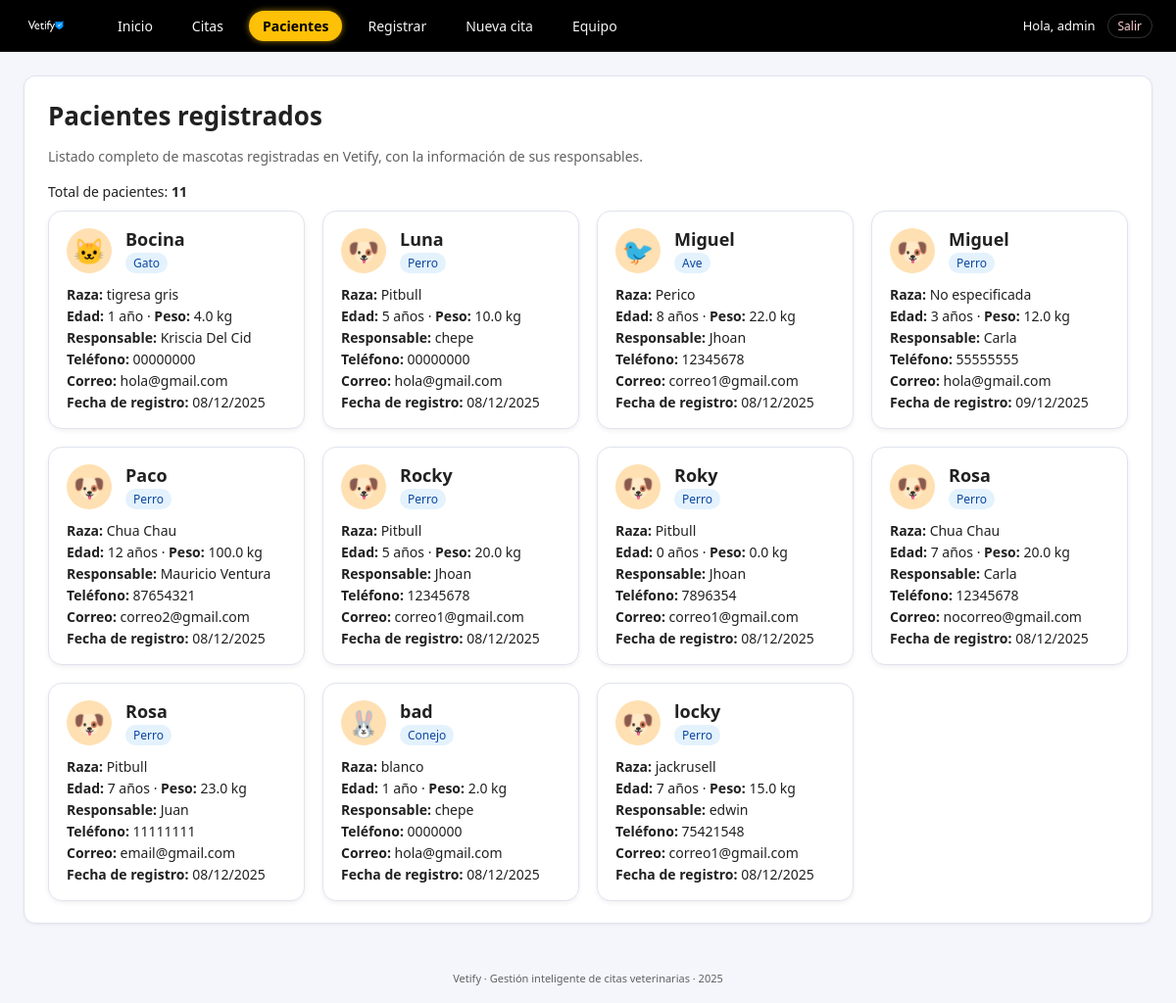
The page /pacientes (signed in) on the database its author committed.
### tables this page shows
CREATE TABLE mascotas (
        id INTEGER PRIMARY KEY AUTOINCREMENT,
        nombre TEXT NOT NULL,
        tipo TEXT NOT NULL,
        raza TEXT,
        edad INTEGER,
        peso REAL,
        dueno_id INTEGER NOT NULL, fecha_registro TEXT,
        FOREIGN KEY (dueno_id) REFERENCES duenos(id)
    );

CREATE TABLE duenos (
        id INTEGER PRIMARY KEY AUTOINCREMENT,
        nombre TEXT NOT NULL,
        telefono TEXT NOT NULL,
        correo TEXT NOT NULL
    );

### app.py (the view)
@app.route("/pacientes")
@login_required
def pacientes():
    pacientes = listar_pacientes_detalle()
    total = len(pacientes)
    return render_template("pacientes.html", pacientes=pacientes, total=total)

### app.py (called while the page is built)
def login_required(f):
    @wraps(f)
    def decorated_function(*args, **kwargs):
        if 'user_id' not in session:
            flash("Debes iniciar sesión para acceder.", "error")
            return redirect(url_for('login'))
        return f(*args, **kwargs)
    return decorated_function

### db.py (called while the page is built)
def get_connection():
    conn = sqlite3.connect(DB_NAME)
    conn.row_factory = sqlite3.Row
    return conn

### services.py (called while the page is built)
def listar_pacientes_detalle():
    conn = get_connection()
    cur = conn.cursor()
    cur.execute("""
        SELECT m.id,
               m.nombre,
               m.tipo,
               m.raza,
               m.edad,
               m.peso,
               m.fecha_registro,
               d.nombre   AS dueno,
               d.telefono AS dueno_telefono,
               d.correo   AS dueno_correo
        FROM mascotas m
        JOIN duenos d ON m.dueno_id = d.id
        ORDER BY m.nombre;
    """)
    filas = cur.fetchall()
    conn.close()
    return filas

### templates/pacientes.html (shortened to what this page needs)
{% extends "base.html" %}
{% block content %}
<div class="card pacientes-page">
    <h1>Pacientes registrados</h1>
    <p class="form-sub">
        Listado completo de mascotas registradas en Vetify, con la información de sus responsables.
    </p>
    {% if pacientes %}
    <div class="patients-header">
        <span class="calendar-total">
            Total de pacientes: <strong>{{ total }}</strong>
        </span>
    </div>
    <div class="patients-grid">
        {% for p in pacientes %}
        {% set tipo = p['tipo']|lower %}
        {% if 'perro' in tipo or 'canino' in tipo %}
            {% set avatar = '🐶' %}
        {% elif 'gato' in tipo or 'felino' in tipo %}
            {% set avatar = '🐱' %}
        {% elif 'ave' in tipo or 'pájaro' in tipo or 'pajaro' in tipo or 'perico' in tipo %}
            {% set avatar = '🐦' %}
        {% elif 'conejo' in tipo %}
            {% set avatar = '🐰' %}
        {% elif 'pez' in tipo %}
            {% set avatar = '🐠' %}
        {% elif 'reptil' in tipo or 'lagarto' in tipo %}
            {% set avatar = '🐍' %}
        {% elif 'hamster' in tipo or 'hámster' in tipo %}
            {% set avatar = '🐹' %}
        {% elif 'tortuga' in tipo %}
            {% set avatar = '🐢' %}
        {% else %}
            {% set avatar = '🐾' %}
        {% endif %}
        <article class="patient-card">
            <header class="patient-header">
                <div class="patient-avatar">
                    {{ avatar }}
                </div>
                <div>
                    <h2 class="patient-name">{{ p['nombre'] }}</h2>
                    <span class="patient-type">{{ p['tipo'] }}</span>
                </div>
            </header>
            <div class="patient-body">
                <p class="patient-line"><strong>Raza:</strong> {{ p['raza'] or 'No especificada' }}</p>
                <p class="patient-line">
                    <strong>Edad:</strong> {{ p['edad'] }} año{{ 's' if p['edad'] != 1 }} ·
                    <strong>Peso:</strong> {{ p['peso'] }} kg
                </p>
                <p class="patient-line"><strong>Responsable:</strong> {{ p['dueno'] }}</p>
                <p class="patient-line"><strong>Teléfono:</strong> {{ p['dueno_telefono'] }}</p>
                <p class="patient-line"><strong>Correo:</strong> {{ p['dueno_correo'] }}</p>
                <p class="patient-line">
                    <strong>Fecha de registro:</strong>
                    {% if p['fecha_registro'] %}
                        {{ p['fecha_registro'][8:10] }}/{{ p['fecha_registro'][5:7] }}/{{ p['fecha_registro'][0:4] }}
                    {% else %}
                        No disponible
                    {% endif %}
                </p>
            </div>
        </article>
        {% endfor %}
    </div>
    {% else %}
    <p>No hay pacientes registrados.</p>
    {% endif %}
</div>
{% endblock %}

### static/css/styles.css (style rules this page uses)
:root { --primary: #1976D2; --primary-dark: #0D47A1; --accent: #FFC107; --bg: #F4F6FB; --card-bg: #FFFFFF; --text-main: #212121; --text-soft: #616161; --border-soft: #E0E3EF; --danger: #C62828; --warning: #F9A825; --success: #2E7D32; }
* { box-sizing: border-box; font-family: "Segoe UI", system-ui, sans-serif; }
body { margin: 0; background: var(--bg); color: var(--text-main); font-size: 15px; }
.card { background: var(--card-bg); border-radius: 12px; border: 1px solid var(--border-soft); padding: 22px 24px; box-shadow: 0 1px 3px rgba(15, 23, 42, 0.06); }
.form-sub { font-size: 14px; color: var(--text-soft); margin-bottom: 16px; }
.calendar-total { font-size: 14px; color: var(--text-main); }
.pacientes-page h1 { margin-top: 0; margin-bottom: 10px; font-size: 26px; }
.patients-header { margin-bottom: 10px; }
.patients-grid { display: grid; grid-template-columns: repeat(auto-fit, minmax(260px, 1fr)); gap: 18px; margin-top: 10px; }
.patient-card { background: #FFFFFF; border-radius: 14px; border: 1px solid #E0E3EF; padding: 16px 18px 14px; box-shadow: 0 2px 5px rgba(15, 23, 42, 0.06); display: flex; flex-direction: column; gap: 6px; }
.patient-header { display: flex; align-items: center; gap: 14px; }
.patient-avatar { width: 46px; height: 46px; border-radius: 50%; background: #FFE0B2; display: flex; align-items: center; justify-content: center; font-size: 26px; }
.patient-name { margin: 0; font-size: 18px; font-weight: 700; }
.patient-type { display: inline-block; margin-top: 2px; font-size: 12px; color: var(--primary-dark); background: #E3F2FD; padding: 2px 8px; border-radius: 999px; }
.patient-body { margin-top: 6px; font-size: 14px; color: var(--text-main); }
.patient-line { margin: 0 0 3px 0; }

### rows shown on the page
mascotas: avatar "🐱", nombre "Bocina", tipo "Gato", raza "tigresa gris", edad "1", peso "4.0", dueno "Kriscia Del Cid", dueno_telefono "00000000", dueno_correo "hola@gmail.com", fecha_registro "08", fecha_registro "12", fecha_registro "2025"
mascotas: avatar "🐶", nombre "Luna", tipo "Perro", raza "Pitbull", edad "5", edad "s", peso "10.0", dueno "chepe", dueno_telefono "00000000", dueno_correo "hola@gmail.com", fecha_registro "08", fecha_registro "12", fecha_registro "2025"
mascotas: avatar "🐦", nombre "Miguel", tipo "Ave", raza "Perico", edad "8", edad "s", peso "22.0", dueno "Jhoan", dueno_telefono "12345678", dueno_correo "correo1@gmail.com", fecha_registro "08", fecha_registro "12", fecha_registro "2025"
mascotas: avatar "🐶", nombre "Miguel", tipo "Perro", raza "No especificada", edad "3", edad "s", peso "12.0", dueno "Carla", dueno_telefono "55555555", dueno_correo "hola@gmail.com", fecha_registro "09", fecha_registro "12", fecha_registro "2025"
mascotas: avatar "🐶", nombre "Paco", tipo "Perro", raza "Chua Chau", edad "12", edad "s", peso "100.0", dueno "Mauricio Ventura", dueno_telefono "87654321", dueno_correo "correo2@gmail.com", fecha_registro "08", fecha_registro "12", fecha_registro "2025"
mascotas: avatar "🐶", nombre "Rocky", tipo "Perro", raza "Pitbull", edad "5", edad "s", peso "20.0", dueno "Jhoan", dueno_telefono "12345678", dueno_correo "correo1@gmail.com", fecha_registro "08", fecha_registro "12", fecha_registro "2025"
mascotas: avatar "🐶", nombre "Roky", tipo "Perro", raza "Pitbull", edad "0", edad "s", peso "0.0", dueno "Jhoan", dueno_telefono "7896354", dueno_correo "correo1@gmail.com", fecha_registro "08", fecha_registro "12", fecha_registro "2025"
mascotas: avatar "🐶", nombre "Rosa", tipo "Perro", raza "Chua Chau", edad "7", edad "s", peso "20.0", dueno "Carla", dueno_telefono "12345678", dueno_correo "nocorreo@gmail.com", fecha_registro "08", fecha_registro "12", fecha_registro "2025"
mascotas: avatar "🐶", nombre "Rosa", tipo "Perro", raza "Pitbull", edad "7", edad "s", peso "23.0", dueno "Juan", dueno_telefono "11111111", dueno_correo "email@gmail.com", fecha_registro "08", fecha_registro "12", fecha_registro "2025"
mascotas: avatar "🐰", nombre "bad", tipo "Conejo", raza "blanco", edad "1", peso "2.0", dueno "chepe", dueno_telefono "0000000", dueno_correo "hola@gmail.com", fecha_registro "08", fecha_registro "12", fecha_registro "2025"
mascotas: avatar "🐶", nombre "locky", tipo "Perro", raza "jackrusell", edad "7", edad "s", peso "15.0", dueno "edwin", dueno_telefono "75421548", dueno_correo "correo1@gmail.com", fecha_registro "08", fecha_registro "12", fecha_registro "2025"

### other values the page prints
{{ session.get('username') }} "admin"
{{ total }} "11"
